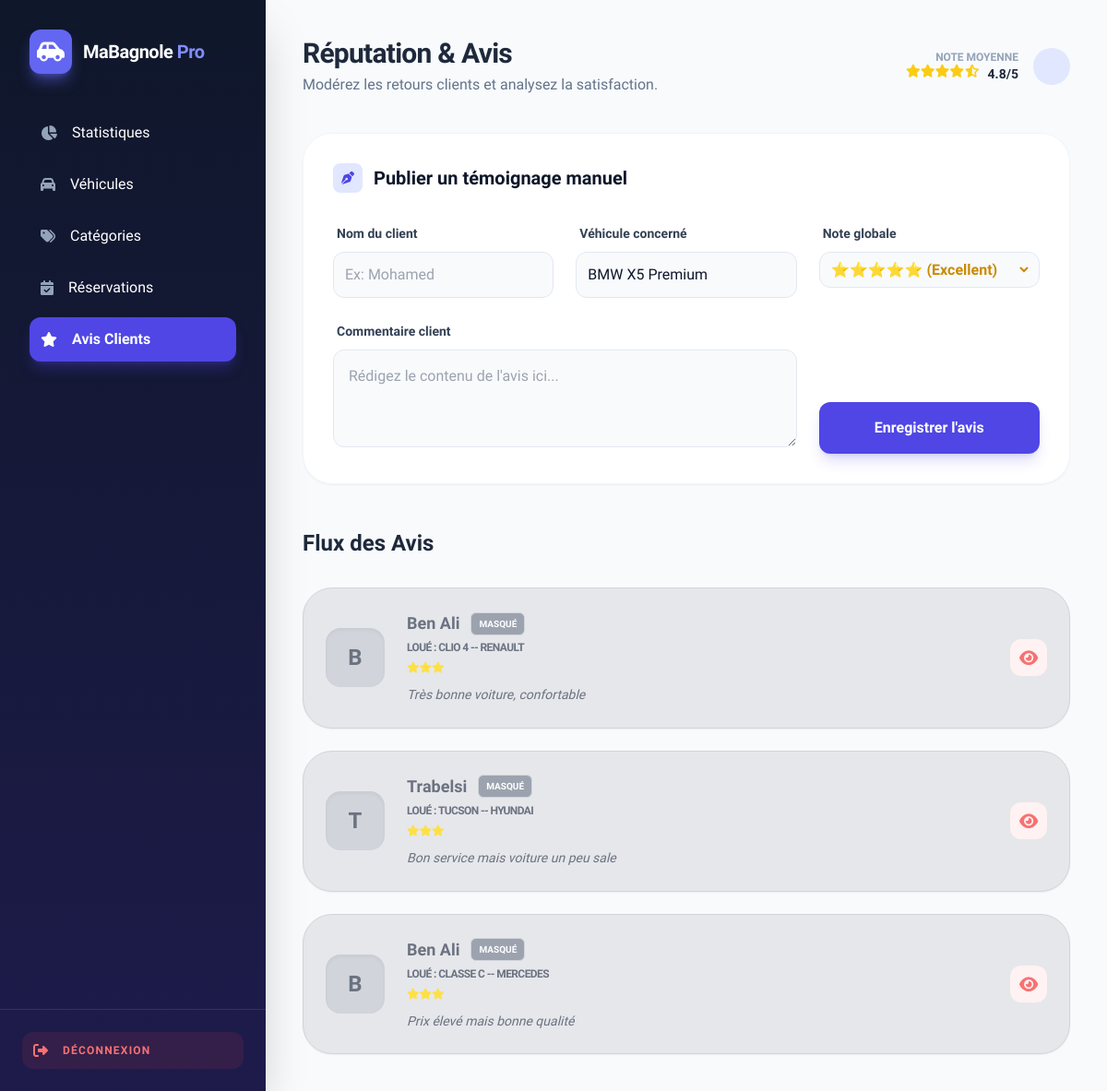
The app's page /ressources/views/admin/avis.php with its own data.
### tables this page shows
CREATE TABLE avis (
    id_avis INT AUTO_INCREMENT PRIMARY KEY,
    note VARCHAR(10),
    content TEXT,
    dateCreation DATETIME NOT NULL DEFAULT NOW(),
    status BOOLEAN DEFAULT TRUE,
    deleted_at BOOLEAN DEFAULT FALSE,
    id_user INT,
    id_vehicule INT,
    FOREIGN KEY (id_user)
        REFERENCES users(id_user)
        ON DELETE CASCADE
        ON UPDATE CASCADE,
    FOREIGN KEY (id_vehicule)
        REFERENCES vehicules(id_vehicule)
        ON DELETE CASCADE
        ON UPDATE CASCADE
);

CREATE TABLE users (
    id_user INT AUTO_INCREMENT PRIMARY KEY,
    nom VARCHAR(100) NOT NULL,
    prenom VARCHAR(100) NOT NULL,
    role VARCHAR(50) NOT NULL,
    email VARCHAR(150) UNIQUE NOT NULL,
    password VARCHAR(255) NOT NULL,
    dateCreation DATETIME NOT NULL DEFAULT NOW()
);

CREATE TABLE vehicules (
    id_vehicule INT AUTO_INCREMENT PRIMARY KEY,
    modele VARCHAR(100) NOT NULL,
    marque TEXT NOT NULL,
    disponibilite BOOLEAN DEFAULT TRUE,
    id_categorie INT,
    FOREIGN KEY (id_categorie)
        REFERENCES categories(id_categorie)
        ON DELETE CASCADE
);

### includes/classes/Avis.php (called while the page is built, shortened)
<?php
class Avis{
    public static function afficherAvis($conn){
        $sql="SELECT a.deleted_at,a.note,a.content,u.nom,v.modele,v.marque,a.id_avis FROM avis a INNER JOIN users u ON u.id_user=a.id_user INNER JOIN vehicules v ON v.id_vehicule=a.id_vehicule";
        $stm=$conn->prepare($sql);
        $stm->execute();
        return $stm->fetchAll(PDO::FETCH_ASSOC);
    }
}
?>

### ressources/views/admin/avis.php (the view, shortened to what this page needs)
<?php
require_once '../../../includes/config.php';
require_once '../../../includes/classes/avis.php';
$avis=Avis::afficherAvis($conn);
$nom=$_SESSION['nom'];
?>
<!DOCTYPE html>
<html lang="fr">
<head>
    <script src="https://cdn.tailwindcss.com"></script>
    <link href="https://cdnjs.cloudflare.com/ajax/libs/font-awesome/6.4.0/css/all.min.css" rel="stylesheet">
</head>
<body class="bg-[#f8fafc] flex min-h-screen text-slate-900">
<aside class="w-72 sidebar-gradient text-white flex flex-col shadow-2xl overflow-hidden sticky top-0 h-screen">
    <div class="p-8">
        <div class="flex items-center gap-3 mb-10">
            <div class="bg-indigo-500 p-2 rounded-xl shadow-lg shadow-indigo-500/50">
                <i class="fas fa-car-side text-2xl"></i>
            </div>
            <span class="text-xl font-bold tracking-tight">MaBagnole <span class="text-indigo-400">Pro</span></span>
        </div>
        <nav class="space-y-2">
            <a href="Statistiques.php" class="flex items-center gap-4 p-3 rounded-xl transition-all duration-200 hover:bg-white/10 group">
                <i class="fas fa-chart-pie text-slate-400 group-hover:text-indigo-400"></i>
                <span class="font-medium">Statistiques</span>
            </a>
            <a href="vehicules.php" class="flex items-center gap-4 p-3 rounded-xl transition-all duration-200 hover:bg-white/10 group">
                <i class="fas fa-car text-slate-400 group-hover:text-indigo-400"></i>
                <span class="font-medium">Véhicules</span>
            </a>
            <a href="categories.php" class="flex items-center gap-4 p-3 rounded-xl transition-all duration-200 hover:bg-white/10 group">
                <i class="fas fa-tags text-slate-400 group-hover:text-indigo-400"></i>
                <span class="font-medium">Catégories</span>
            </a>
            <a href="reservations.php" class="flex items-center gap-4 p-3 rounded-xl transition-all duration-200 hover:bg-white/10 group">
                <i class="fas fa-calendar-check text-slate-400 group-hover:text-indigo-400"></i>
                <span class="font-medium">Réservations</span>
            </a>
            <a href="avis.php" class="flex items-center gap-4 p-3 rounded-xl bg-indigo-600 shadow-lg shadow-indigo-600/30 font-semibold">
                <i class="fas fa-star text-white"></i>
                <span>Avis Clients</span>
            </a>
        </nav>
    </div>
    <div class="mt-auto p-6 border-t border-white/10">
        <a href="../auth/logout.php">
               <button class="flex items-center gap-4 w-full p-3 rounded-xl bg-red-500/10 text-red-400 hover:bg-red-500 hover:text-white transition-all duration-300">
            <i class="fas fa-sign-out-alt"></i>
            <span class="font-bold uppercase text-xs tracking-widest">Déconnexion</span>
        </button>
        </a>
    </div>
</aside>
<main class="flex-1 p-10 overflow-y-auto">
    <header class="flex justify-between items-center mb-10">
        <div>
            <h2 class="text-3xl font-extrabold text-slate-800 tracking-tight">Réputation & Avis</h2>
            <p class="text-slate-500 mt-1">Modérez les retours clients et analysez la satisfaction.</p>
        </div>
        <div class="flex items-center gap-4">
            <div class="flex flex-col items-end">
                <span class="text-xs font-bold text-slate-400 uppercase">Note Moyenne</span>
                <div class="flex text-yellow-400 text-sm">
                    <i class="fas fa-star"></i><i class="fas fa-star"></i><i class="fas fa-star"></i><i class="fas fa-star"></i><i class="fas fa-star-half-alt"></i>
                    <span class="ml-2 text-slate-800 font-bold">4.8/5</span>
                </div>
            </div>
              <button class="w-10 h-10 rounded-full bg-indigo-100 text-indigo-600 font-bold"><?= $nom[0].$nom[1]  ?></button>
        </div>
    </header>
    <section class="glass-card p-8 rounded-[2rem] shadow-sm mb-12 relative overflow-hidden border border-slate-100">
        <h3 class="text-xl font-bold mb-8 flex items-center gap-3">
            <span class="bg-indigo-100 text-indigo-600 w-8 h-8 rounded-lg flex items-center justify-center">
                <i class="fas fa-pen-nib text-sm"></i>
            </span>
            Publier un témoignage manuel
        </h3>
        <form class="grid grid-cols-1 md:grid-cols-3 gap-6 relative z-10">
            <div class="space-y-2">
                <label class="text-sm font-semibold text-slate-700 ml-1">Nom du client</label>
                <input type="text" placeholder="Ex: Mohamed" class="w-full bg-slate-50 border border-slate-200 p-3 rounded-xl focus:ring-2 focus:ring-indigo-500 focus:bg-white outline-none transition-all">
            </div>
            <div class="space-y-2">
                <label class="text-sm font-semibold text-slate-700 ml-1">Véhicule concerné</label>
                <select class="w-full bg-slate-50 border border-slate-200 p-3 rounded-xl focus:ring-2 focus:ring-indigo-500 outline-none appearance-none cursor-pointer">
                    <option>BMW X5 Premium</option>
                </select>
            </div>
            <div class="space-y-2">
                <label class="text-sm font-semibold text-slate-700 ml-1">Note globale</label>
                <div class="flex gap-2 bg-slate-50 p-2 rounded-xl border border-slate-200">
                    <select class="w-full bg-transparent outline-none font-bold text-yellow-600">
                        <option value="5">⭐⭐⭐⭐⭐ (Excellent)</option>
                    </select>
                </div>
            </div>
            <div class="md:col-span-2 space-y-2">
                <label class="text-sm font-semibold text-slate-700 ml-1">Commentaire client</label>
                <textarea rows="3" placeholder="Rédigez le contenu de l'avis ici..." class="w-full bg-slate-50 border border-slate-200 p-4 rounded-xl focus:ring-2 focus:ring-indigo-500 focus:bg-white outline-none transition-all"></textarea>
            </div>
            <div class="flex items-end">
                <button class="w-full bg-indigo-600 text-white font-bold py-4 rounded-xl hover:bg-indigo-700 shadow-lg shadow-indigo-600/20 transition-all transform hover:-translate-y-1">
                    Enregistrer l'avis
                </button>
            </div>
        </form>
    </section>
    <h3 class="text-2xl font-bold text-slate-800 mb-8">Flux des Avis</h3>
    <div class="grid grid-cols-1 gap-6">
<?php
if(count($avis)>0){
foreach($avis as $avi){
if($avi['deleted_at']==1){
?>
        <div class="bg-white p-6 rounded-[2rem] shadow-sm border border-slate-100 hover:shadow-xl transition-all duration-300 flex flex-wrap md:flex-nowrap gap-6 items-center group">
            <div class="flex-shrink-0">
                <div class="w-16 h-16 rounded-2xl bg-indigo-50 flex items-center justify-center text-indigo-600 text-2xl font-black shadow-inner">
                    <?=  $avi['nom'][0]   ?>
                </div>
            </div>
            <div class="flex-1">
                <div class="flex items-center gap-3 mb-1">
                    <h4 class="font-bold text-lg text-slate-800"><?= $avi['nom'] ?></h4>
                    <span class="bg-emerald-50 text-emerald-600 text-[10px] font-black px-2 py-1 rounded-md border border-emerald-100">VISIBLE</span>
                </div>
                <p class="text-xs font-bold text-indigo-500 uppercase tracking-tighter mb-2">Loué : <?= $avi['modele']."  -- ".$avi['marque'] ?></p>
                <div class="flex text-yellow-400 text-xs mb-3">
                    <?php
if($avi['note']==1){
echo "⭐";
}elseif($avi['note']==2){
    echo "⭐⭐";
}elseif($avi['note']==3){
    echo "⭐⭐⭐";
}elseif($avi['note']==4){
    echo "⭐⭐⭐⭐";
}else{
     echo "⭐⭐⭐⭐⭐";
}
?>
                </div>
                <p class="text-slate-600 text-sm italic leading-relaxed">
                    <?=  $avi['content'] ?>
                </p>
            </div>
            <div class="flex md:flex-col gap-2 opacity-0 group-hover:opacity-100 transition-all">
                <a href="modifier_avi.php?id=<?=  $avi['id_avis'] ?>">
                    <button title="Modifier" class="w-10 h-10 flex items-center justify-center bg-slate-50 text-slate-400 rounded-xl hover:bg-indigo-600 hover:text-white transition-all">
                    <i class="fas fa-edit text-sm"></i>
                </button>
                </a>
                <a href="supprimer_avi.php?id=<?=  $avi['id_avis'] ?>">
                    <button title="Supprimer" class="w-10 h-10 flex items-center justify-center bg-red-50 text-red-400 rounded-xl hover:bg-red-500 hover:text-white transition-all">
                    <i class="fas fa-trash-alt text-sm"></i>
                </button>
                </a>
            </div>
        </div>
        <?php   }else{
        ?>
 <div class="bg-gray-200 text-gray-400 p-6 rounded-[2rem] shadow-sm border border-gray-300 flex flex-wrap md:flex-nowrap gap-6 items-center pointer-events-none">
    <div class="flex-shrink-0">
        <div class="w-16 h-16 rounded-2xl bg-gray-300 flex items-center justify-center text-gray-500 text-2xl font-black shadow-inner">
            <?= $avi['nom'][0] ?>
        </div>
    </div>
    <div class="flex-1">
        <div class="flex items-center gap-3 mb-1">
            <h4 class="font-bold text-gray-500 text-lg"><?= $avi['nom'] ?></h4>
            <span class="bg-gray-400 text-white text-[10px] font-black px-2 py-1 rounded-md border border-gray-300">MASQUÉ</span>
        </div>
        <p class="text-xs font-bold text-gray-500 uppercase tracking-tighter mb-2">
            Loué : <?= $avi['modele']."  --  ".$avi['marque'] ?>
        </p>
        <div class="flex text-yellow-300 text-xs mb-3">
            <i class="fas fa-star"></i><i class="fas fa-star"></i><i class="fas fa-star"></i>
        </div>
        <p class="text-gray-500 text-sm italic leading-relaxed">
            <?= $avi['content'] ?>
        </p>
    </div>
    <div class="flex md:flex-col gap-2 opacity-100 pointer-events-auto">
        <a href="récuperer_avi.php?id=<?=  $avi['id_avis'] ?>">
               <button title="Supprimer" class="w-10 h-10 flex items-center justify-center bg-red-50 text-red-400 rounded-xl hover:bg-red-500 hover:text-white transition-all">
            <i class="fas fa-eye text-lg"></i>
        </button>
        </a>
    </div>
</div>
<?php  }}  }  ?>
    </div>
</main>
</body>
</html>

### ressources/views/admin/avis.php (style rules this page uses)
body { font-family: 'Plus Jakarta Sans', sans-serif; }
.glass-card { background: rgba(255, 255, 255, 0.95); backdrop-filter: blur(10px); border: 1px solid rgba(255, 255, 255, 0.2); }
.sidebar-gradient { background: linear-gradient(180deg, #0f172a 0%, #1e1b4b 100%); }

### records on screen
avis: id_user.nom "B", id_user.nom "Ben Ali", id_vehicule.modele "CLIO 4", id_vehicule.marque "RENAULT", content "Très bonne voiture, confortable"
avis: id_user.nom "T", id_user.nom "Trabelsi", id_vehicule.modele "TUCSON", id_vehicule.marque "HYUNDAI", content "Bon service mais voiture un peu sale"
avis: id_user.nom "B", id_user.nom "Ben Ali", id_vehicule.modele "CLASSE C", id_vehicule.marque "MERCEDES", content "Prix élevé mais bonne qualité"
